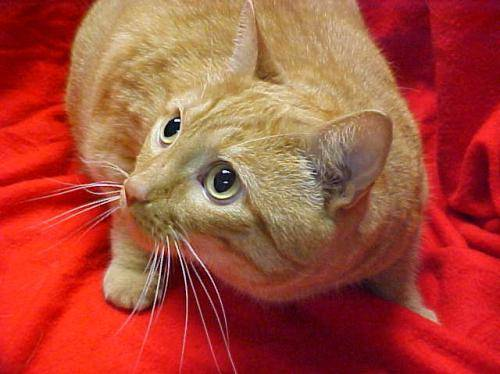
#> input picture Presentaciones/4. Machine Learning/dataset/train/cats/cat.18.jpg, 500 x 374 px
$ jupyter execute --allow-errors 'Modulo 4_2_1_kNN-Aplicacion.ipynb'
#> lines starting #> are read from the running program, lines starting #| are printed output that depends on the picture


## Inteligencia Artificial - IAI84
### Instituto Tecnológico Metropolitano
#### Pedro Atencio Ortiz - 2017

En este notebook se aborda un ejemplo de aplicación del algoritmo k-NN para la clasificación de imágenes en dos categorías: perros o gatos, utilizando SKLearn.

<hr>
## k-Vecinos Cercanos (k-NN)

Una aproximación más sofisticada, clasificación k-NN, encuentra un grupo de $k$ objetos en el conjunto de entrenamiento que se encuentran más cerca del objeto de prueba, y asigna una clase al mismo basado en la predominancia de una clase particular en el vecindario.

Dados un conjunto de entrenamiento $(X,Y)$ y un objeto de prueba $x_i$, el algoritmo computa la distancia o similaridad entre $x_i$ y todos los objetos de entrenamiento que pertenecen a $(X,Y)$ para determinar la lista de vecinos más cercanos.  Una vez se obtiene dicha lista, $x_i$ se clasifica con la clase de mayor aparición en su vecindario (mayoría de votos).

<hr>
# Perro o Gato?

<hr>
## Caracteristicas...

Una forma de enfrentar este problema, es tomar los píxeles como características de las imágenes que se desea clasificar. Esta aproximación es ingenua, ya que en una imagen existe más información que la simple secuencia de los píxeles que la componen. Sin embargo para este caso procedamos de esta manera.

[cell 1]
import numpy as np
import matplotlib.pyplot as plt
from skimage.io import imread, imshow

cat_image = imread("dataset/train/cats/cat.18.jpg")
#> cat_image is the input picture: shape (374, 500, 3); mean R, G, B 169.6, 74.5, 57.5
print("image shape: ", cat_image.shape)
#| image shape:  (374, 500, 3)

f, ax = plt.subplots(1,4, figsize=(20,10))
ax[0].imshow(cat_image, cmap='gray')
ax[0].set_title("imagen original")
ax[1].imshow(cat_image[:,:,0], cmap='gray')
ax[1].set_title("matrix R")
ax[2].imshow(cat_image[:,:,1], cmap='gray')
ax[2].set_title("matrix G")
ax[3].imshow(cat_image[:,:,2], cmap='gray')
ax[3].set_title("matrix B")

plt.show()
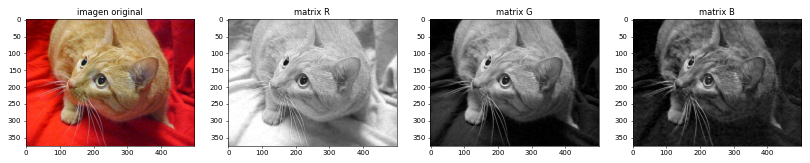
#> figure drawn by matplotlib, 4 panels

## Reshape...

[cell 2]
from skimage.transform import resize

cat_image_resize = resize(cat_image, (64,64))
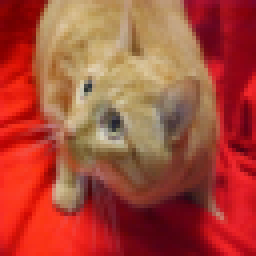
#> cat_image_resize: shape (64, 64, 3) float64 (shown 4 times larger); mean R, G, B 0.665, 0.292, 0.225
print("new shape: ", cat_image_resize.shape)
#| new shape:  (64, 64, 3)

plt.imshow(cat_image_resize)
plt.show()

'''
a = np.random.randn(3,3,3)
print(a.shape)
print(a)
a_flat = a.flatten()
print(a_flat.shape)
print(a_flat)
'''

#Transformams la imagen en un vector de (1, 64x64x3) = (1, 12288)
cat_image_x = cat_image_resize.flatten().reshape(1, 12288)
print("flattened shape: ",cat_image_x.shape)
#| flattened shape:  (1, 12288)

[cell 3]
from os import listdir
from os.path import isfile


def get_dataset_size(path):
#> called with path = 'dataset/train/cats/'
    cat_files = listdir(path)

    number_of_images = 0
    for f in cat_files:
        if(not(f.startswith(".")) and f.endswith(".jpg")):
            number_of_images += 1

    return number_of_images

def load_train_dataset(folder_path, imsize=(64,64,3), class_index=0):

    folder_files = listdir(folder_path)
    folder_len = get_dataset_size(folder_path)

    flattened_size = imsize[0]*imsize[1]*imsize[2]

    X = np.zeros([folder_len, flattened_size])
    Y = np.ones([folder_len, 1]) * class_index

    i = 0
    for f in folder_files:
        if(not(f.startswith(".")) and f.endswith(".jpg")):
            t = imread(folder_path+f)
            t_reshape = resize(t, imsize)
            X[i, :] = t_reshape.flatten().reshape(1, flattened_size)
            i += 1

    return (X, Y)

[cell 4]
root_path = "dataset/train/"
cats_path = "cats/"
dogs_path = "dogs/"

(X_cats, Y_cats) = load_train_dataset(root_path+cats_path, class_index=0)
#> (the rest of this cell did not finish here and is left out)


X_train = np.concatenate((X_cats, X_dogs))
Y_train = np.concatenate((Y_cats, Y_dogs))

[cell 5]
from sklearn.neighbors import KNeighborsClassifier

neigh = KNeighborsClassifier(n_neighbors=11, metric='euclidean')
#> (the rest of this cell did not finish here and is left out)

#> (a cell that did not finish here is left out)

[cell 7]
'''
    Utility functions
'''

import numpy as np
import sklearn
from sklearn import datasets
import matplotlib.pyplot as plt

def generate_data(data_type):
    """
    Generate a binary dataset with distribution data_type

    Arguments:
    data_type -- distribution of dataset {moons,circles,blobs}

    Returns:
    X -- features
    Y -- labels
    """
    np.random.seed(0)
    if data_type == 'moons':
        X, Y = datasets.make_moons(200, noise=0.20)
    elif data_type == 'circles':
        X, Y = sklearn.datasets.make_circles(200, noise=0.20)
    elif data_type == 'blobs':
        X, Y = sklearn.datasets.make_blobs(centers=2, random_state=0)
    return X, Y

def visualize(X, y, model):
    plot_decision_boundary(lambda x:model.predict(x), X, y)

def plot_decision_boundary(pred_func, X, y):
    # Set min and max values and give it some padding
    x_min, x_max = X[:, 0].min() - .5, X[:, 0].max() + .5
    y_min, y_max = X[:, 1].min() - .5, X[:, 1].max() + .5
    h = 0.01
    # Generate a grid of points with distance h between them
    xx, yy = np.meshgrid(np.arange(x_min, x_max, h), np.arange(y_min, y_max, h))
    # Predict the function value for the whole gid
    Z = pred_func(np.c_[xx.ravel(), yy.ravel()])
    Z = Z.reshape(xx.shape)
    # Plot the contour and training examples
    plt.figure(figsize=(7,5))
    plt.contourf(xx, yy, Z, cmap=plt.cm.Spectral)
    plt.scatter(X[:, 0], X[:, 1], c=y, cmap=plt.cm.Spectral)
    plt.show()

[cell 8]
X, Y = generate_data('circles')

[cell 9]
color= ['red' if y == 1 else 'green' for y in Y]

plt.figure(figsize=(7,5))
plt.scatter(X[:,0], X[:,1], color=color)

plt.show()
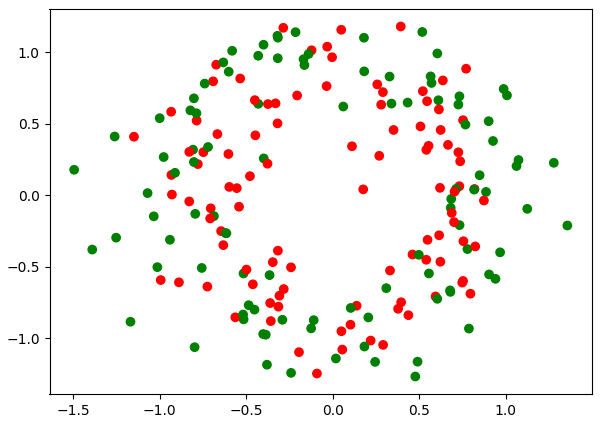
#> figure drawn by matplotlib, 1 panel

<hr>
### Implementemos kNN con SKLearn

[cell 10]
from sklearn.neighbors import KNeighborsClassifier

neigh = KNeighborsClassifier(n_neighbors=11, metric='euclidean')
neigh.fit(X, Y)

[cell 11]
visualize(X, Y, neigh)
#> in plot_decision_boundary, `plt.show()`:
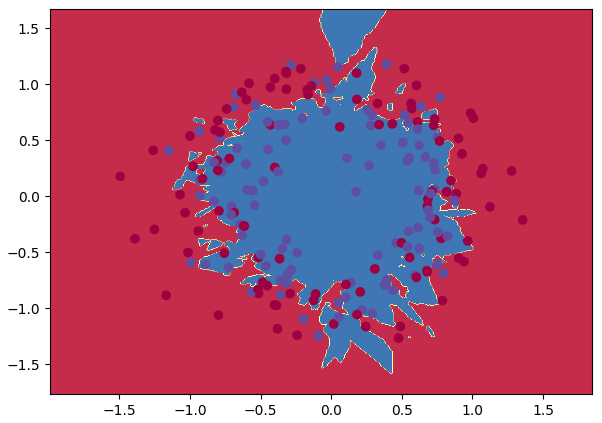
#> figure drawn by matplotlib, 1 panel

$ run again, with Presentaciones/4. Machine Learning/dataset/train/cats/cat.0.jpg copied over Presentaciones/4. Machine Learning/dataset/train/cats/cat.18.jpg
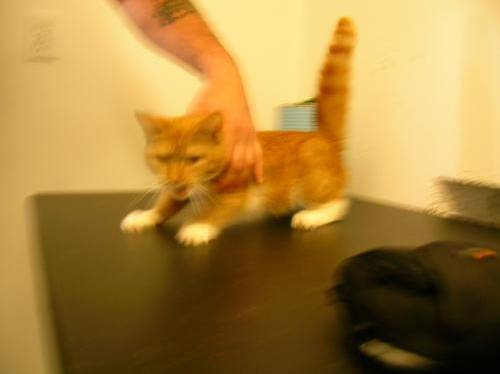
#> input picture Presentaciones/4. Machine Learning/dataset/train/cats/cat.0.jpg, 500 x 374 px
#> cat_image is the input picture: shape (374, 500, 3); mean R, G, B 167.7, 129.8, 61.9
#| image shape:  (374, 500, 3)
#> `plt.show()`:
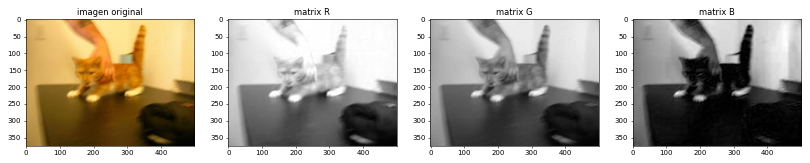
#> figure drawn by matplotlib, 4 panels
#> `cat_image_resize = resize(cat_image, (64,64))`:
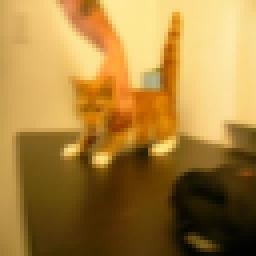
#> cat_image_resize: shape (64, 64, 3) float64 (shown 4 times larger); mean R, G, B 0.658, 0.509, 0.243
#| new shape:  (64, 64, 3)
#| flattened shape:  (1, 12288)

$ run again, with Presentaciones/4. Machine Learning/dataset/train/cats/cat.1.jpg copied over Presentaciones/4. Machine Learning/dataset/train/cats/cat.18.jpg
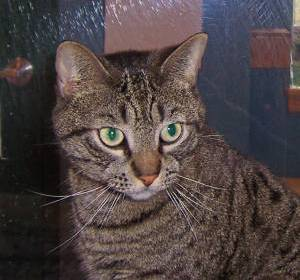
#> input picture Presentaciones/4. Machine Learning/dataset/train/cats/cat.1.jpg, 300 x 280 px
#> cat_image is the input picture: shape (280, 300, 3); mean R, G, B 78.8, 68.3, 68
#| image shape:  (280, 300, 3)
#> `plt.show()`:
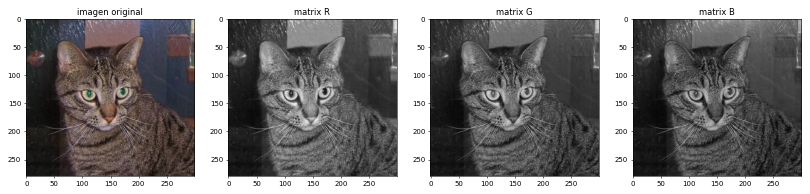
#> figure drawn by matplotlib, 4 panels
#> `cat_image_resize = resize(cat_image, (64,64))`:
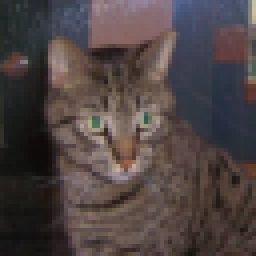
#> cat_image_resize: shape (64, 64, 3) float64 (shown 4 times larger); mean R, G, B 0.309, 0.268, 0.266
#| new shape:  (64, 64, 3)
#| flattened shape:  (1, 12288)

$ run again, with Presentaciones/4. Machine Learning/dataset/train/cats/cat.10.jpg copied over Presentaciones/4. Machine Learning/dataset/train/cats/cat.18.jpg
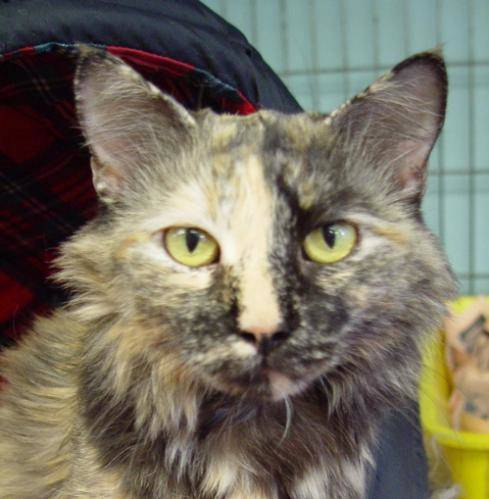
#> input picture Presentaciones/4. Machine Learning/dataset/train/cats/cat.10.jpg, 489 x 499 px
#> cat_image is the input picture: shape (499, 489, 3); mean R, G, B 117.5, 111.9, 97
#| image shape:  (499, 489, 3)
#> `plt.show()`:
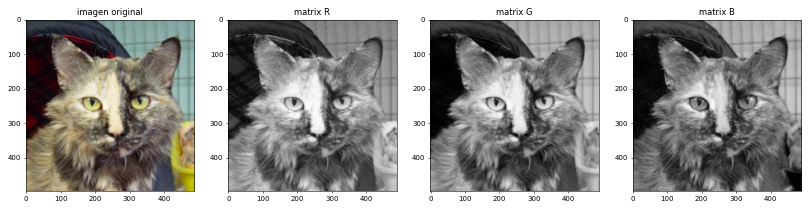
#> figure drawn by matplotlib, 4 panels
#> `cat_image_resize = resize(cat_image, (64,64))`:
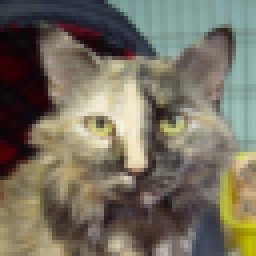
#> cat_image_resize: shape (64, 64, 3) float64 (shown 4 times larger); mean R, G, B 0.461, 0.439, 0.38
#| new shape:  (64, 64, 3)
#| flattened shape:  (1, 12288)
